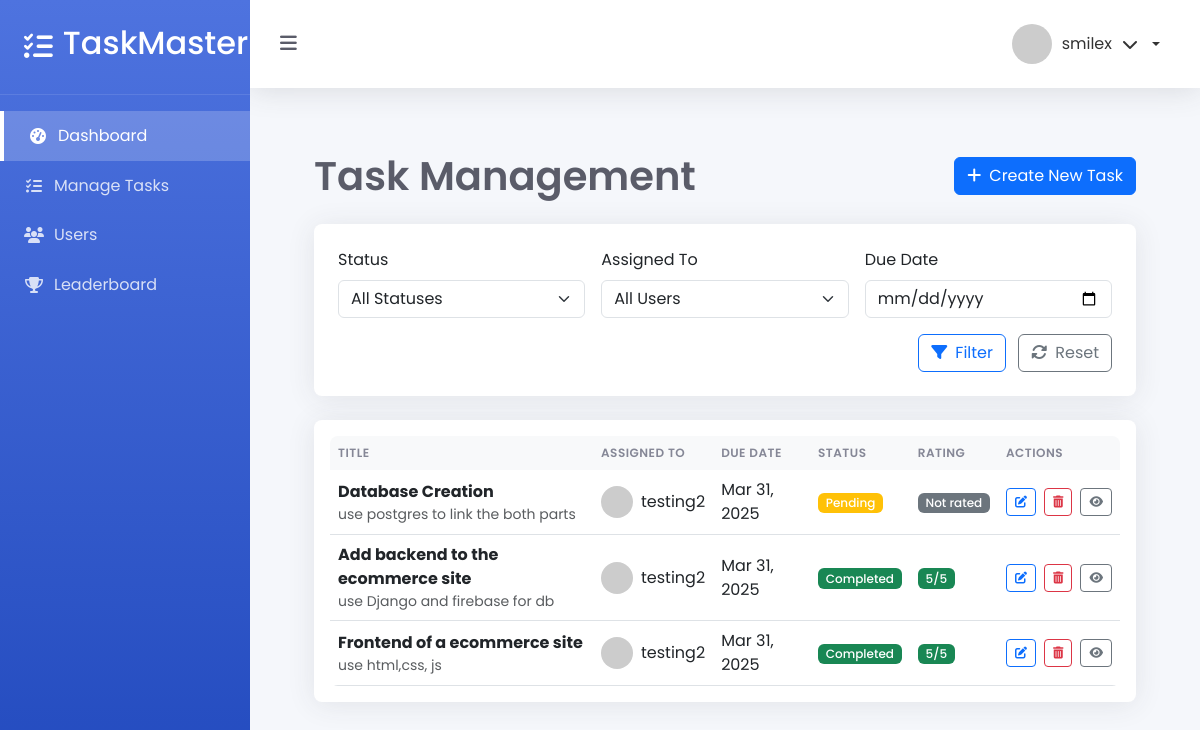
The page /manage-tasks/ (signed in) on the database as committed earlier.
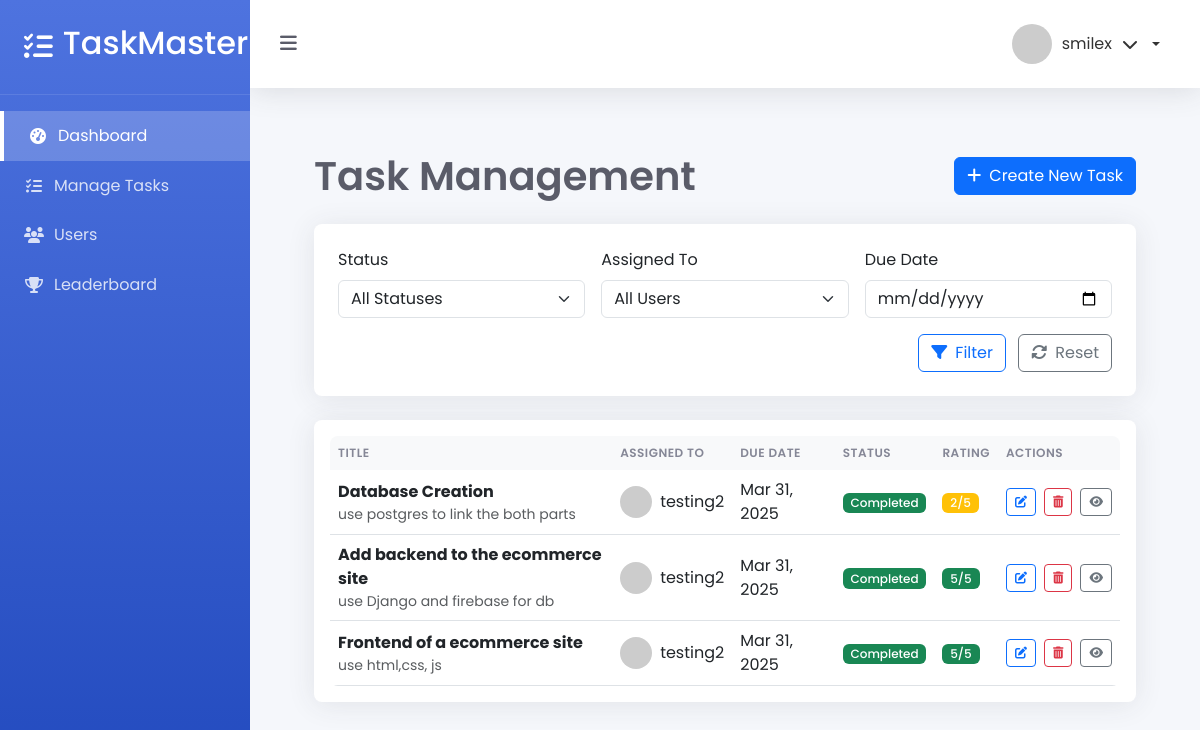
The same page on the database as committed later.
### myapp/models.py (models this page shows, shortened)
class Task(models.Model):
    STATUS_CHOICES = [
        ('pending', 'Pending'),
        ('in_progress', 'In Progress'),
        ('completed', 'Completed'),
        ('verified', 'Verified'),
    ]
    title = models.CharField(max_length=200)
    description = models.TextField()
    created_by = models.ForeignKey(CustomUser, on_delete=models.CASCADE, related_name='created_tasks')
    assigned_to = models.ForeignKey(CustomUser, on_delete=models.CASCADE, related_name='assigned_tasks')
    created_at = models.DateTimeField(auto_now_add=True)
    updated_at = models.DateTimeField(auto_now=True)
    due_date = models.DateTimeField()
    status = models.CharField(max_length=20, choices=STATUS_CHOICES, default='pending')
    rating = models.IntegerField(
        null=True,
        blank=True,
        validators=[MinValueValidator(1), MaxValueValidator(5)]
    )
    admin_notes = models.TextField(null=True, blank=True)
    tracker = FieldTracker()  # For tracking field changes

class CustomUser(AbstractUser):
    is_admin = models.BooleanField(default=False)
    points = models.IntegerField(default=0)
    rewards = models.IntegerField(default=0)

### myapp/views.py (the view)
# urls.py: path('manage-tasks/', manage_tasks, name='managetasks'),
@login_required
def manage_tasks(request):
    tasks = Task.objects.all().order_by('-created_at')
    users = CustomUser.objects.all()
    status_filter = request.GET.get('status')
    if status_filter:
        tasks = tasks.filter(status=status_filter)
    assigned_to_filter = request.GET.get('assigned_to')
    if assigned_to_filter:
        tasks = tasks.filter(assigned_to__id=assigned_to_filter)
    due_date_filter = request.GET.get('due_date')
    if due_date_filter:
        tasks = tasks.filter(due_date__date=due_date_filter)
    context = {
        'tasks': tasks,
        'users': users,
        'status_choices': Task.STATUS_CHOICES
    }
    return render(request, 'myapp/manage_tasks.html', context)

### myapp/templates/myapp/manage_tasks.html (shortened to what the changed rows need)
{% extends "myapp/base_admin.html" %}
{% load static %}
{% block content %}
<div class="admin-tasks-container">
    <div class="d-flex justify-content-between align-items-center mb-4">
        <h1 class="page-title">Task Management</h1>
    </div>
    <div class="card">
        <div class="card-body">
            <div class="table-responsive">
                <table class="table table-hover align-middle">
                    <thead class="table-light">
                        <tr>
                            <th>Title</th>
                            <th>Assigned To</th>
                            <th>Due Date</th>
                            <th>Status</th>
                            <th>Rating</th>
                            <th>Actions</th>
                        </tr>
                    </thead>
                    <tbody>
                        {% for task in tasks %}
                        <tr>
                            <td>
                                <strong>{{ task.title }}</strong>
                                <p class="text-muted mb-0 small">{{ task.description|truncatechars:50 }}</p>
                            </td>
                            <td>
                                <div class="d-flex align-items-center">
                                    <img src="https://ui-avatars.com/api/?name={{ task.assigned_to.username }}&background=random"
                                         class="avatar-sm rounded-circle me-2"
                                         alt="{{ task.assigned_to.username }}">
                                    {{ task.assigned_to.username }}
                                </div>
                            </td>
                            <td>
                                {% if task.due_date %}
                                <span class="{% if task.is_overdue %}text-danger{% endif %}">
                                    {{ task.due_date|date:"M d, Y" }}
                                </span>
                                {% else %}
                                <span class="text-muted">No due date</span>
                                {% endif %}
                            </td>
                            <td>
                                <span class="badge
                                    {% if task.status == 'completed' %}bg-success
                                    {% elif task.status == 'in_progress' %}bg-info
                                    {% else %}bg-warning{% endif %}">
                                    {{ task.get_status_display }}
                                </span>
                            </td>
                            <td>
                                {% if task.rating %}
                                <span class="badge
                                    {% if task.rating >= 4 %}bg-success
                                    {% elif task.rating >= 2 %}bg-warning
                                    {% else %}bg-danger{% endif %}">
                                    {{ task.rating }}/5
                                </span>
                                {% else %}
                                <span class="badge bg-secondary">Not rated</span>
                                {% endif %}
                            </td>
                            <td>
                                <div class="d-flex gap-2">
                                    <a href="{% url 'edit_task' task.id %}" class="btn btn-sm btn-outline-primary" title="Edit">
                                        <i class="fas fa-edit"></i>
                                    </a>
                                    <button class="btn btn-sm btn-outline-danger delete-task-btn"
                                            title="Delete"
                                            data-task-id="{{ task.id }}"
                                            data-task-title="{{ task.title }}"
                                            data-delete-url="{% url 'delete_task' task.id %}">
                                        <i class="fas fa-trash-alt"></i>
                                    </button>
                                    <button class="btn btn-sm btn-outline-secondary view-task-btn"
                                            title="View Details"
                                            data-task-id="{{ task.id }}"
                                            data-task-title="{{ task.title }}"
                                            data-task-description="{{ task.description }}"
                                            data-task-status="{{ task.status }}"
                                            data-task-status-display="{{ task.get_status_display }}"
                                            data-task-assigned-to="{{ task.assigned_to.username }}"
                                            data-task-created-by="{{ task.created_by.username }}"
                                            data-task-created="{{ task.created_at|date:'M d, Y H:i' }}"
                                            data-task-due="{{ task.due_date|date:'M d, Y H:i' }}"
                                            data-task-rating="{{ task.rating|default:0 }}"
                                            data-task-is-overdue="{% if task.is_overdue %}true{% else %}false{% endif %}"
                                            data-task-notes="{{ task.admin_notes|default:'No notes' }}"
                                            data-edit-url="{% url 'edit_task' task.id %}">
                                        <i class="fas fa-eye"></i>
                                    </button>
                                </div>
                            </td>
                        </tr>
                        {% endfor %}
                    </tbody>
                </table>
            </div>
        </div>
    </div>
</div>
{% endblock %}

Rows that differ between the two databases and show on the page:
changed Task "Database Creation": status "Pending" → "Completed"; rating (not shown) → "2"; rating "Not rated" → "/5"
